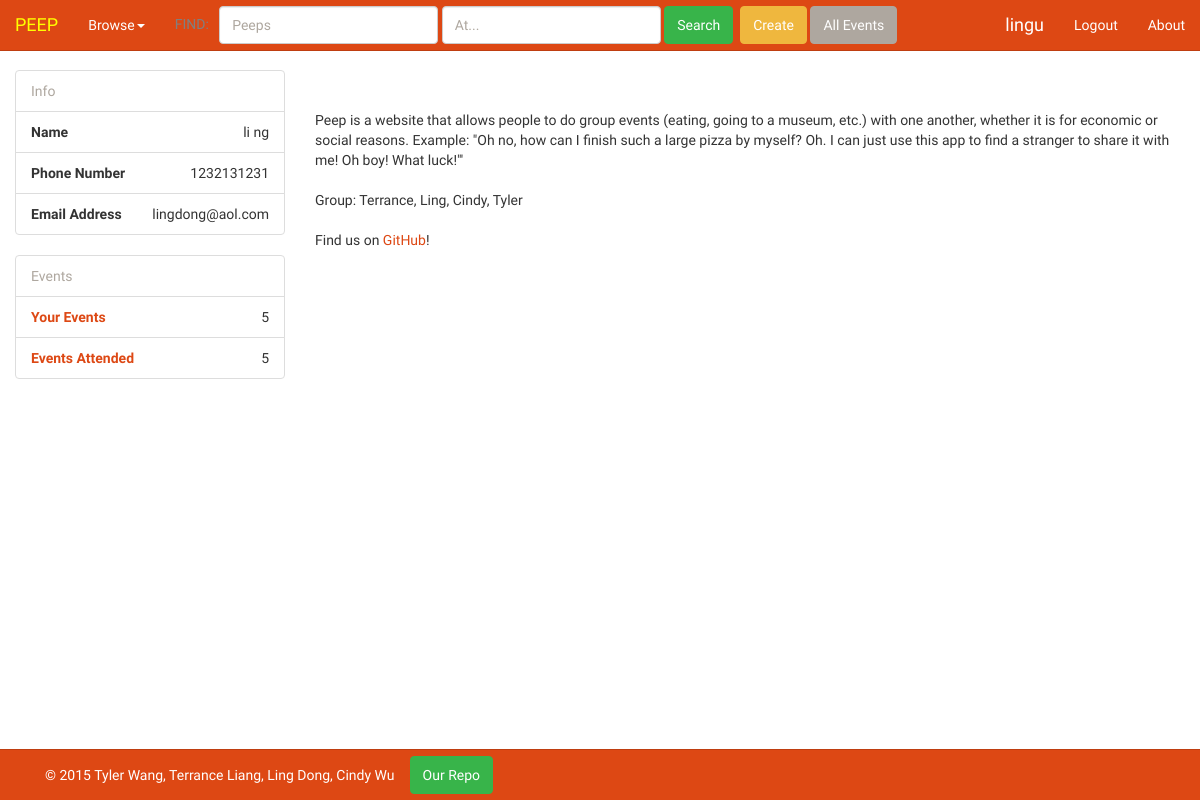
Before: /about (signed in) with the older database file.
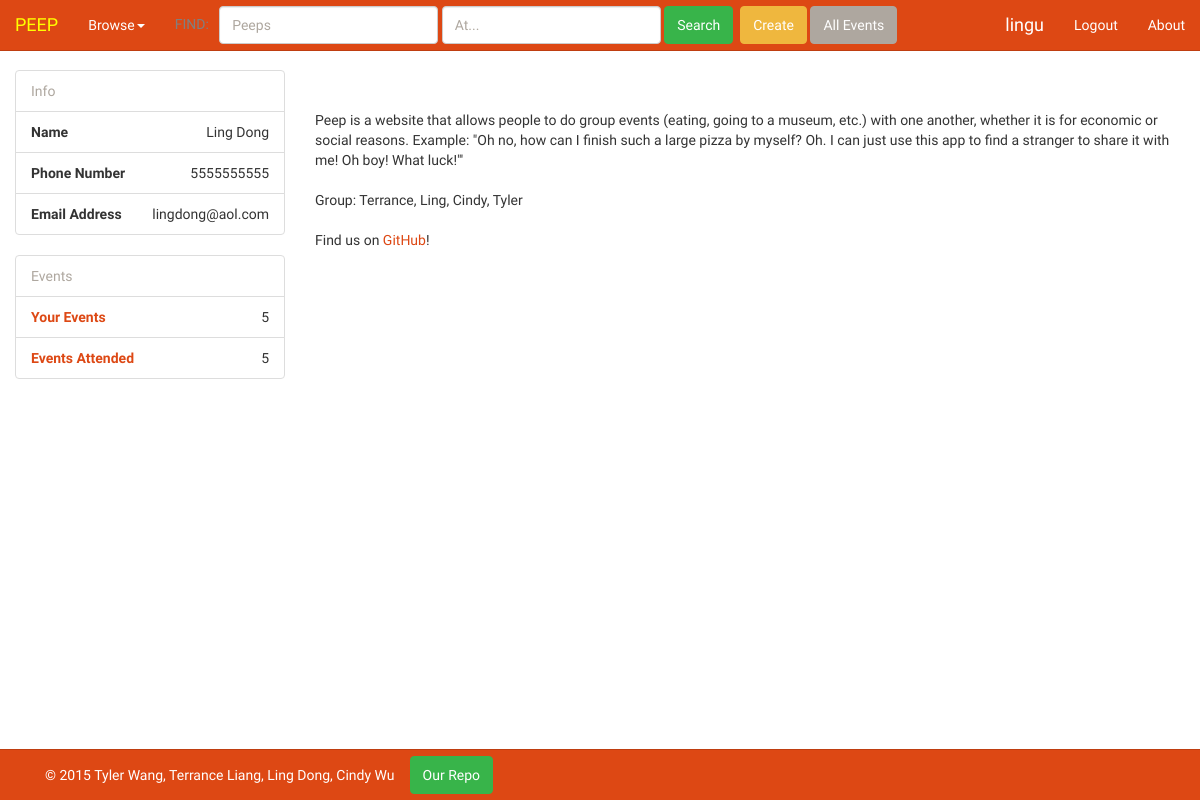
After: the same page with the newer database file.
### tables this page shows
CREATE TABLE uinfo (username text, password text, first text, last text, phone text, email text, facebook text);

### app.py (the view)
@app.route("/about", methods=['GET','POST'])
def about():
    if 'username' in session:
        loggedin=True
        username=session['username']
        first = manager.getFirst(username)
        last = manager.getLast(username)
        email = manager.getEmail(username)
        phone = manager.getPhone(username)
        created = manager.getCreated(username)
        accepted= manager.getAccepted(username)
        return render_template("about.html",username=username,first=first,last=last,email=email,phone=phone,created=created,accepted=accepted)
    return render_template("about.html")

### utils/manager.py (called while the page is built)
def getItem(table,ovalue,oindex,rindex):
    conn = sqlite3.connect("databases/users.db")
    c = conn.cursor()
    command = "select * from '" + table +"'"
    c.execute(command)
    tabledata=c.fetchall()
    for d in tabledata:
        if ovalue==d[oindex]:
            value = d[rindex]
    conn.close()
    return value

def getFirst(n):
    first = getItem("uinfo",n,0,2)
    return first

def getLast(n):
    last = getItem("uinfo",n,0,3)
    return last

def getPhone(n):
    phone = getItem("uinfo",n,0,4)
    return phone

def getEmail(n):
    email = getItem("uinfo",n,0,5)
    return email

def getCreated(username):
    conn = sqlite3.connect("databases/events.db")
    c = conn.cursor()
    command = "select * from 'events' where username='"+username+"'"
    c.execute(command)
    created = c.fetchall()
    conn.commit()
    conn.close()
    return created

### templates/about.html
{% extends "base.html" %}
{% block text%}
<br><br>
Peep is a website that allows people to do group events (eating, going to a museum, etc.) with one another, whether it is for economic or social reasons. Example: "Oh no, how can I finish such a large pizza by myself? Oh. I can just use this app to find a stranger to share it with me! Oh boy! What luck!"'
<br><br>
Group: Terrance, Ling, Cindy, Tyler
<br><br>
Find us on <a href="https://github.com/cinwu/peep">GitHub</a>!
{% endblock %}

### templates/base.html (shortened to what this page needs)
<!DOCTYPE html>
<html lang="en">
  <head>
    <link href="/static/css/bootstrap.min.css" rel="stylesheet">
    <link href="../static/css/simple-sidebar.css" rel="stylesheet">
    <link href="../static/css/custom.css" rel="stylesheet">
  </head>
  <body>
    <br>
    {% if 'username' in session %}
    <div id="wrapper">
      <div class="col-sm-3">
        <ul class="list-group">
          <li class="list-group-item text-muted">Info</li>
          <li class="list-group-item text-right"><span class="pull-left"><strong>Name</strong></span>{{first}} {{last}}</li>
          <li class="list-group-item text-right"><span class="pull-left"><strong>Phone Number</strong></span> {{phone}}</li>
	  <li class="list-group-item text-right"><span class="pull-left"><strong>Email Address</strong></span> {{email}}</li>
        </ul>
        <ul class="list-group">
          <li class="list-group-item text-muted">Events </li>
          <li class="list-group-item text-right"><span class="pull-left"><a href="/home#created" data-toggle="tab"><strong>Your Events</strong></a></span> {{created|length}}</li>
          <li class="list-group-item text-right"><span class="pull-left"><a href="/home#attending" data-toggle="tab"><strong>Events Attended</strong></a></span> {{accepted|length}}</li>
        </ul>
      </div>
      {% endif %}
      {% if 'username' in session %}
      <div class="col-sm-9">
      {% else %}
      <div class="col-sm-12">
	{% endif %}
	<div id="page-content-wrapper" class="container">
	  {% block text %}{% endblock %}
	</div>
	<br><br><br>
      </div>
      <nav class="navbar navbar-default navbar-fixed-top" role="navigation">
	<div class="container-fluid">
          <div class="navbar-header">
	    {% block name %}
	    <a class="navbar-brand" href="/">
	      <font color="yellow">PEEP</font>
	    </a>
	    {% endblock name %}
	  </div>
          <div class="collapse navbar-collapse" id="bs-example-navbar-collapse-1">
	    <ul class="nav navbar-nav">
	      <li class="dropdown">
		<a class="dropdown-toggle" data-toggle="dropdown" role="button" aria-expanded="false">Browse<span class="caret"></span></a>
	      </li>
	      <div id='navbar' class="navbar-form navbar-left">
		<form class="navbar-left" role="search" method="post" action="/events">
		  <div class="form-group">
		    <font color="gray">FIND:</font>&nbsp;&nbsp;
		    <input type="text" name="peep" class="form-control" placeholder="Peeps" value=''>
		    <input type="text" name="at" class="form-control" placeholder="At..." value=''>
		    <button type="submit" class="btn btn-success">Search</button>
		  </div>
		</form>
		<a id="create" class="btn btn-warning" href="/create">Create</a>
		<a id="events" class="btn btn-default" href="/events">All Events</a>
	      </div>
            </ul>
            <ul class="nav navbar-nav navbar-right">
              {% block navcompright %}
	      {% if 'username' in session %}
	      <a class="navbar-brand" href="/profile/{{session['username']}}">{{session['username']}}</a>
	      <li><a href="/logout">Logout</a></li>
	      {% else %}
	      <li><a href="/register">Sign Up</a></li>
	      <li><a href="/login">Login</a></li>
	      {% endif %}
	      <li><a href="/about">About</a></li>
              {% endblock navcompright %}
            </ul>
          </div>
	</div>
      </nav>
    </div>
    <div id="footer" class="navbar navbar-default navbar-fixed-bottom">
      <div class="container">
	<p class="navbar-text text-muted">© 2015  Tyler Wang, Terrance Liang, Ling Dong, Cindy Wu
	</p>
	<a href="https://github.com/CinWu/peep" class="navbar-btn btn-success btn">Our Repo</a>
      </div>
    </div>
  </body>
</html>

Changed rows visible on the page:
changed uinfo "lingu": first "li" → "Ling"; last "ng" → "Dong"; phone "1232131231" → "5555555555"
